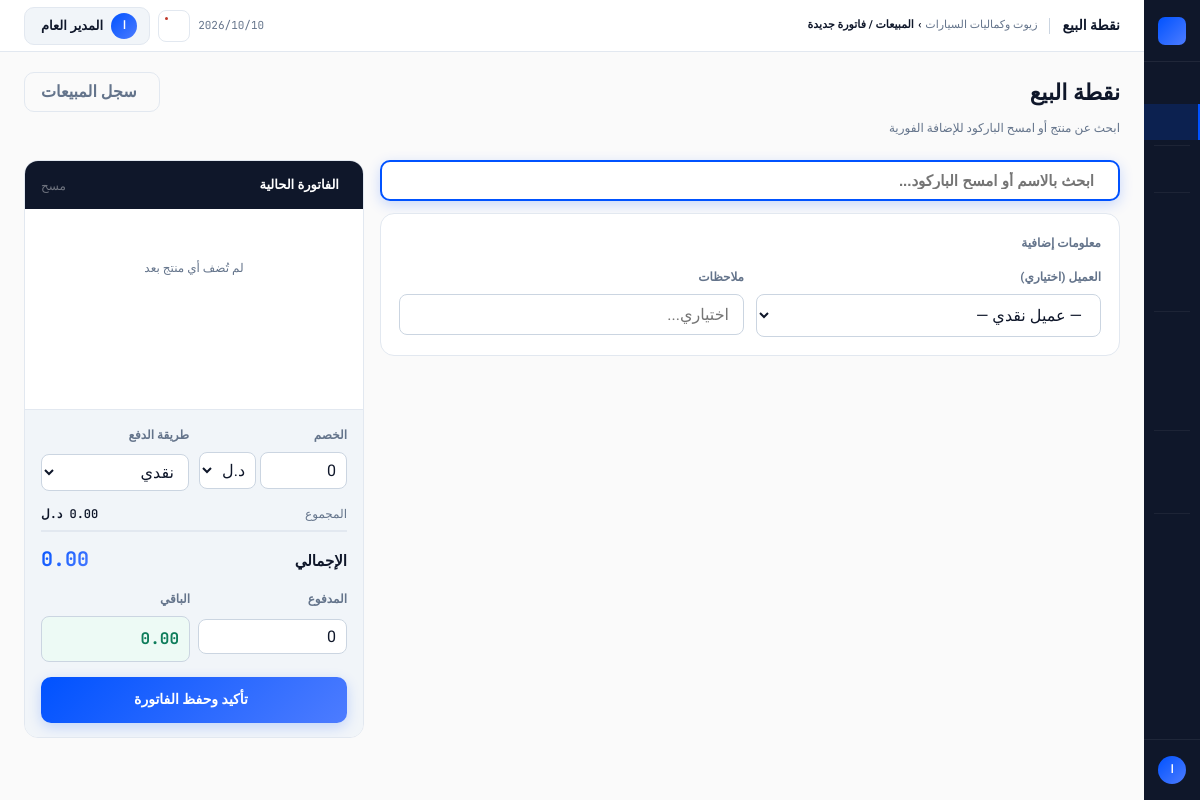
Screenshot of /sales/pos (signed in) with the database file from the repository.
### app/models/user.py (models this page shows, shortened)
class User(UserMixin, db.Model):
    __tablename__ = "users"
    id = db.Column(db.Integer, primary_key=True)
    username = db.Column(db.String(64), unique=True, nullable=False, index=True)
    password_hash = db.Column(db.String(256), nullable=False)
    full_name = db.Column(db.String(128), nullable=False)
    role = db.Column(db.String(20), nullable=False, default="cashier")
    is_active = db.Column(db.Boolean, default=True, nullable=False)
    force_password_change = db.Column(db.Boolean, default=False, nullable=False)
    failed_attempts = db.Column(db.Integer, default=0, nullable=False)
    locked_until = db.Column(db.DateTime, nullable=True)
    created_at = db.Column(db.DateTime, default=datetime.utcnow)
    last_login = db.Column(db.DateTime, nullable=True)
    sales = db.relationship("Sale", backref="cashier", lazy="dynamic")
    @property
    def is_admin(self):
        return self.role == "admin"
    @property
    def role_label(self):
        labels = {"admin": "مدير", "cashier": "كاشير"}
        return labels.get(self.role, self.role)

### app/models/setting.py (models this page shows, shortened)
class Setting(db.Model):
    __tablename__ = "settings"
    id = db.Column(db.Integer, primary_key=True)
    key = db.Column(db.String(100), unique=True, nullable=False, index=True)
    value = db.Column(db.Text, nullable=True)
    description = db.Column(db.String(255), nullable=True)
    DEFAULTS = {
        "shop_name": "زيوت وكماليات السيارات",
        "shop_name_en": "AutoParts Store",
        "shop_address": "",
        "shop_phone": "",
        "shop_email": "",
        "currency": "د.ل",
        "invoice_footer": "شكراً لتعاملكم معنا",
        "shop_logo": "",
        "vat_number": "",
        "vat_rate": "0",
        "low_stock_default": "5",
        "backup_keep_days": "30",
        "force_password_change": "1",
        "login_max_attempts": "5",
        "login_lockout_minutes": "15",
    }
    @classmethod
    def get(cls, key, default=None):
        setting = cls.query.filter_by(key=key).first()
        if setting:
            return setting.value
        return cls.DEFAULTS.get(key, default)

### app/modules/sales/routes.py (the view)
@sales_bp.route("/pos")
@login_required
def pos():
    customers = Customer.query.filter_by(is_active=True).order_by(Customer.name).all()
    return render_template("sales/pos.html", customers=customers)

### app/templates/sales/pos.html (shortened to what this page needs)
{% extends "base.html" %}
{% block topbar_title %}نقطة البيع{% endblock %}
{% block topbar_crumb %}المبيعات / فاتورة جديدة{% endblock %}
{% block page_header %}
<div style="padding:20px 24px 0;display:flex;align-items:flex-start;justify-content:space-between;">
  <div>
    <h1 style="font-family:'Calistoga',serif;font-size:22px;">نقطة البيع</h1>
    <p style="font-size:12px;color:var(--muted-fg);margin-top:3px;">ابحث عن منتج أو امسح الباركود للإضافة الفورية</p>
  </div>
  <a href="{{ url_for('sales.index') }}" class="btn btn-ghost">
     سجل المبيعات
  </a>
</div>
{% endblock %}
{% block content %}
<div style="display:grid;grid-template-columns:1fr 340px;gap:16px;align-items:start;">
  <div>
    <div style="display:flex;align-items:center;gap:10px;background:var(--card);border:2px solid var(--acc);border-radius:10px;padding:10px 14px;margin-bottom:12px;box-shadow:var(--sh-acc);">
      <input type="text" id="searchInput" placeholder="ابحث بالاسم أو امسح الباركود..."
             autocomplete="off"
             style="border:none;outline:none;font-family:'Tajawal',sans-serif;font-size:15px;font-weight:600;color:var(--fg);background:none;width:100%;"/>
    </div>
    <div class="card" style="padding:18px;">
      <div style="font-size:12px;font-weight:700;color:var(--muted-fg);margin-bottom:12px;">معلومات إضافية</div>
      <div style="display:grid;grid-template-columns:1fr 1fr;gap:12px;">
        <div>
          <label class="fg-label">العميل (اختياري)</label>
          <select id="customerSelect" class="fg-input">
            <option value="">— عميل نقدي —</option>
          </select>
        </div>
        <div>
          <label class="fg-label">ملاحظات</label>
          <input type="text" id="notesInput" class="fg-input" placeholder="اختياري..."/>
        </div>
      </div>
    </div>
  </div>
  <div class="card" style="position:sticky;top:68px;">
    <div style="padding:12px 16px;background:var(--fg);display:flex;align-items:center;gap:8px;font-size:13px;font-weight:700;color:#fff;">
      الفاتورة الحالية
      <button onclick="clearCart()" style="margin-right:auto;background:none;border:none;color:rgba(255,255,255,.4);cursor:pointer;font-size:12px;font-family:'Tajawal',sans-serif;transition:color .12s;" onmouseover="this.style.color='#F87171'" onmouseout="this.style.color='rgba(255,255,255,.4)'">
         مسح
      </button>
    </div>
    <div id="cartBody" style="min-height:200px;max-height:320px;overflow-y:auto;">
      <div id="cartEmpty" style="display:flex;flex-direction:column;align-items:center;justify-content:center;padding:40px 20px;color:var(--muted-fg);text-align:center;">
        <p style="font-size:12px;">لم تُضف أي منتج بعد</p>
      </div>
    </div>
    <div style="padding:14px 16px;border-top:1px solid var(--border);background:var(--muted);">
      <div style="display:grid;grid-template-columns:1fr 1fr;gap:10px;margin-bottom:12px;">
        <div>
          <label class="fg-label">الخصم</label>
          <div style="display:flex;gap:4px;">
            <input type="number" id="discountVal" class="fg-input" style="padding:7px 10px;"
                   value="0" min="0" step="0.01" oninput="calcTotals()"/>
            <select id="discountType" class="fg-input" style="width:80px;padding:7px 6px;" onchange="calcTotals()">
              <option value="amount">{{ CURRENCY }}</option>
            </select>
          </div>
        </div>
        <div>
          <label class="fg-label">طريقة الدفع</label>
          <select id="paymentMethod" class="fg-input" style="padding:7px 10px;" onchange="togglePaid()">
            <option value="cash">نقدي</option>
          </select>
        </div>
      </div>
      <div style="margin-bottom:10px;">
        <div style="display:flex;justify-content:space-between;font-size:12px;color:var(--muted-fg);margin-bottom:4px;">
          <span>المجموع</span>
          <span style="font-family:'JetBrains Mono',monospace;font-weight:600;color:var(--fg);" id="subtotalDisplay">0.00 {{ CURRENCY }}</span>
        </div>
        <div style="display:flex;justify-content:space-between;align-items:baseline;border-top:2px solid var(--border);padding-top:8px;margin-top:4px;">
          <span style="font-size:15px;font-weight:800;color:var(--fg);">الإجمالي</span>
          <span style="font-family:'JetBrains Mono',monospace;font-size:20px;font-weight:700;background:var(--grad);-webkit-background-clip:text;background-clip:text;color:transparent;" id="totalDisplay">0.00</span>
        </div>
      </div>
      <div id="paidSection" style="display:grid;grid-template-columns:1fr 1fr;gap:8px;margin-bottom:12px;">
        <div>
          <label class="fg-label">المدفوع</label>
          <input type="number" id="paidInput" class="fg-input" style="padding:7px 10px;"
                 value="0" min="0" step="0.01" oninput="calcChange()"/>
        </div>
        <div>
          <label class="fg-label">الباقي</label>
          <div id="changeDisplay" class="fg-input" style="padding:7px 10px;background:var(--green-bg);color:var(--green);font-family:'JetBrains Mono',monospace;font-weight:700;">0.00</div>
        </div>
      </div>
      <button id="saveSaleBtn" onclick="saveSale()" class="btn btn-primary" style="width:100%;justify-content:center;padding:13px;font-size:14px;">
         تأكيد وحفظ الفاتورة
      </button>
    </div>
  </div>
</div>
{% endblock %}

### app/templates/base.html (shortened to what this page needs)
<!doctype html>
<html lang="ar" dir="rtl">
<head>
  <link rel="stylesheet" href="https://cdn.jsdelivr.net/npm/@tabler/icons-webfont@latest/tabler-icons.min.css"/>
</head>
<body>
<nav class="rail">
  <div class="rail-top">
    <div class="rail-mark"></div>
  </div>
  {% if current_user.is_authenticated %}
  <div class="rail-nav">
    <a class="ri {% if request.endpoint == 'dashboard.index' %}active{% endif %}"
       href="{{ url_for('dashboard.index') }}">
    </a>
    <a class="ri {% if request.endpoint == 'sales.pos' %}active{% endif %}"
       href="{{ url_for('sales.pos') }}">
    </a>
    <div class="rsep"></div>
    <a class="ri {% if request.endpoint and request.endpoint.startswith('oil_service.') %}active{% endif %}"
       href="{{ url_for('oil_service.index') }}">
    </a>
    <div class="rsep"></div>
    <a class="ri {% if request.endpoint and request.endpoint.startswith('sales.') and request.endpoint != 'sales.pos' %}active{% endif %}"
       href="{{ url_for('sales.index') }}">
    </a>
    {% if current_user.is_admin %}
    <a class="ri {% if request.endpoint and request.endpoint.startswith('purchases.') %}active{% endif %}"
       href="{{ url_for('purchases.index') }}">
    </a>
    <a class="ri {% if request.endpoint and request.endpoint.startswith('expenses.') %}active{% endif %}"
       href="{{ url_for('expenses.index') }}">
    </a>
    {% endif %}
    <div class="rsep"></div>
    <a class="ri {% if request.endpoint and request.endpoint.startswith('products.') %}active{% endif %}"
       href="{{ url_for('products.index') }}">
    </a>
    {% if current_user.is_admin %}
    <a class="ri {% if request.endpoint and request.endpoint.startswith('categories.') %}active{% endif %}"
       href="{{ url_for('categories.index') }}">
    </a>
    <a class="ri {% if request.endpoint and request.endpoint.startswith('inventory.') %}active{% endif %}"
       href="{{ url_for('inventory.index') }}">
    </a>
    <div class="rsep"></div>
    <a class="ri {% if request.endpoint and request.endpoint.startswith('customers.') %}active{% endif %}"
       href="{{ url_for('customers.index') }}">
    </a>
    <a class="ri {% if request.endpoint and request.endpoint.startswith('suppliers.') %}active{% endif %}"
       href="{{ url_for('suppliers.index') }}">
    </a>
    <div class="rsep"></div>
    <a class="ri {% if request.endpoint and request.endpoint.startswith('reports.') %}active{% endif %}"
       href="{{ url_for('reports.index') }}">
    </a>
    {% endif %}
  </div>
  <div class="rail-foot">
    <div class="rail-av">{{ current_user.full_name[0] }}</div>
  </div>
  {% endif %}
</nav>
<div class="shell">
  <div class="topbar no-print">
    <span class="tb-title">{% block topbar_title %}{{ APP_NAME }}{% endblock %}</span>
    <div class="tb-path">
      {{ APP_NAME }} <b>›</b>
      <b>{% block topbar_crumb %}الرئيسية{% endblock %}</b>
    </div>
    <div class="tb-right">
      <span class="tb-date" id="tb-date"></span>
      <button class="tb-icon-btn" title="الإشعارات">
        <span class="tb-pip"></span>
      </button>
      {% if current_user.is_authenticated %}
      <div class="user-menu-wrap" id="userMenuWrap">
        <button class="user-menu-btn" id="userMenuBtn"
                onclick="toggleUserMenu()" aria-haspopup="true" aria-expanded="false">
          <div class="user-av-sm">{{ current_user.full_name[0] }}</div>
          <span class="user-menu-name">{{ current_user.full_name }}</span>
        </button>
      </div>
      {% endif %}
    </div>
  </div>
  {% block page_header %}{% endblock %}
  <div class="page-wrap">
    {% block content %}{% endblock %}
  </div>
</div>
</body>
</html>

### rows the page displays
User: full_name "ا", full_name "المدير العام"
Setting: value "د.ل"

### other values shown
{{ APP_NAME }} "زيوت وكماليات السيارات"
